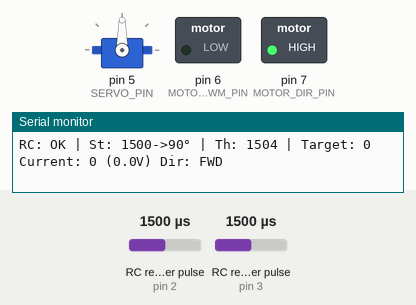
Recording of a sketch running on a simulated Arduino Uno, built with avr-gcc and run on an emulated ATmega328P. On the bench: servo, switched loads named in the sketch (green lamp = pin HIGH), the last lines printed to the serial monitor. Wiring (inferred from the names in the program): 2 × RC receiver channel: data pin 2 / data pin 3. Dashed ring = blinking. The test bench sets the inputs (shaded band); at power-on: RC receiver pulse (sensors on pin 3, pin 2) 1500 µs.

Above: at 1.2 s.
1.3 s: RC receiver pulse (sensor on pin 3) set to 1452 µs
2.8 s: RC receiver pulse (sensor on pin 3) set to 1435 µs
At 3.59 s:
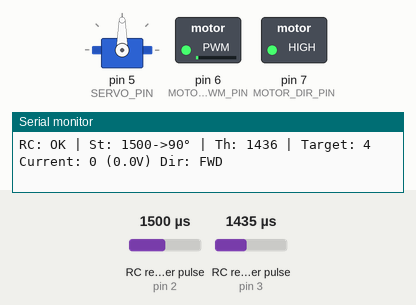
5.8 s: RC receiver pulse (sensor on pin 2) set to 1020 µs
At 6.03 s:
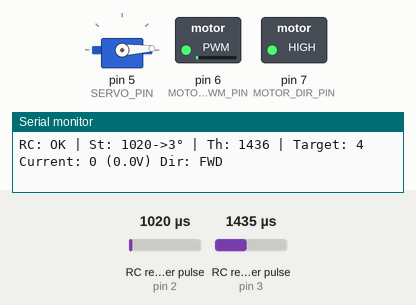
8.8 s: RC receiver pulse (sensor on pin 3) set to 1980 µs
10.8 s: RC receiver pulse (sensor on pin 2) set to 1250 µs
At 11.1 s:
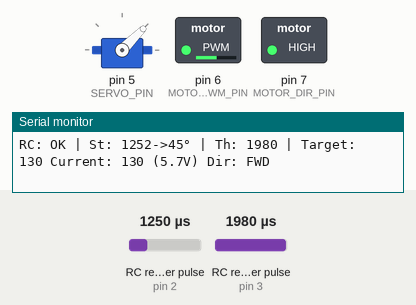
12.3 s: RC receiver pulse (sensor on pin 2) set to 1500 µs
At 13.5 s:
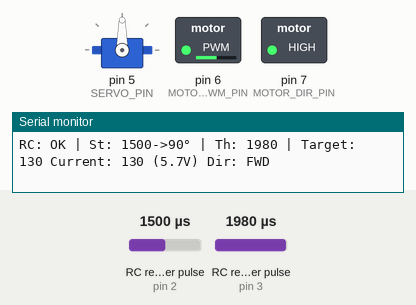
Timing chart, 0 to 15.5 s (numbered marks = the images above; inputs shaded):
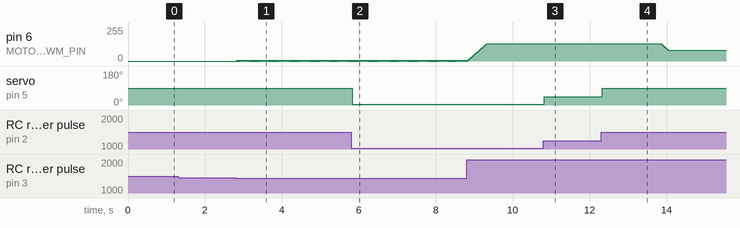

The sketch:

motor_control.ino
```cpp
// Improved RC Car Controller with Current Protection and Motor Ramping
// Added soft start, direction change delays, and current limiting features

#include <Servo.h>

// Pin connections
#define STEERING_INPUT_PIN 2
#define THROTTLE_INPUT_PIN 3
#define SERVO_PIN 5
#define MOTOR_PWM_PIN 6
#define MOTOR_DIR_PIN 7

// Motor protection settings
#define BATTERY_VOLTAGE 11.1
#define MAX_MOTOR_VOLTAGE 6.0
#define MAX_PWM_VALUE (int)(255 * MAX_MOTOR_VOLTAGE / BATTERY_VOLTAGE) // ~184

// New protection parameters
#define MOTOR_RAMP_RATE 5      // PWM units per loop (slower = gentler on fuse)
#define DIRECTION_CHANGE_DELAY 100  // ms delay when changing direction
#define MIN_THROTTLE_CHANGE 10      // Minimum change before updating motor
#define MOTOR_TIMEOUT 5000          // Max time at full power (ms)

// Variables
unsigned long start_time_steering, start_time_throttle;
int steering_pulse, throttle_pulse;
int current_motor_speed = 0;    // Current actual motor speed
int target_motor_speed = 0;     // Target speed from RC
bool current_motor_forward = true;
bool target_motor_forward = true;
bool rc_signal_detected = false;
unsigned long last_direction_change = 0;
unsigned long motor_start_time = 0;
unsigned long last_update = 0;
int last_throttle_pulse = 1500;

Servo steeringServo;
int servo_angle = 90;

void setup() {
  Serial.begin(115200);

  // Set pins
  pinMode(STEERING_INPUT_PIN, INPUT);
  pinMode(THROTTLE_INPUT_PIN, INPUT);

  steeringServo.attach(SERVO_PIN);
  pinMode(MOTOR_PWM_PIN, OUTPUT);
  pinMode(MOTOR_DIR_PIN, OUTPUT);

  // Initialize to safe state
  steeringServo.write(90);
  analogWrite(MOTOR_PWM_PIN, 0);
  digitalWrite(MOTOR_DIR_PIN, HIGH);

  // Setup interrupts
  attachInterrupt(digitalPinToInterrupt(STEERING_INPUT_PIN), read_steering, CHANGE);
  attachInterrupt(digitalPinToInterrupt(THROTTLE_INPUT_PIN), read_throttle, CHANGE);

  Serial.println("RC Car Started - Protected Mode with Motor Ramping!");
  Serial.print("Max PWM: "); Serial.print(MAX_PWM_VALUE);
  Serial.print(" Ramp Rate: "); Serial.println(MOTOR_RAMP_RATE);

  last_update = millis();
}

void loop() {
  unsigned long current_time = millis();

  // Only update every 20ms to allow for smooth ramping
  if (current_time - last_update < 20) {
    return;
  }
  last_update = current_time;

  // Check for valid RC signals
  if (steering_pulse >= 1000 && steering_pulse <= 2000 &&
      throttle_pulse >= 1000 && throttle_pulse <= 2000) {

    rc_signal_detected = true;

    // Process steering (unchanged)
    servo_angle = map(steering_pulse, 1000, 2000, 0, 180);
    servo_angle = constrain(servo_angle, 0, 180);

    // Process throttle with improved logic
    processThrottle();

  } else {
    // No valid RC signal - safe mode
    rc_signal_detected = false;
    servo_angle = 90;
    target_motor_speed = 0;
    target_motor_forward = true;
  }

  // Apply motor ramping for smooth acceleration
  applyMotorRamping();

  // Control outputs
  steeringServo.write(servo_angle);
  controlMotor(current_motor_speed, current_motor_forward);

  // Debug output
  if (current_time % 200 < 20) { // Print every 200ms
    printDebugInfo();
  }
}

void processThrottle() {
  // Only process if throttle changed significantly
  if (abs(throttle_pulse - last_throttle_pulse) < MIN_THROTTLE_CHANGE) {
    return;
  }
  last_throttle_pulse = throttle_pulse;

  if (throttle_pulse > 1550) {
    // Forward direction
    target_motor_forward = true;
    target_motor_speed = map(throttle_pulse, 1550, 2000, 0, MAX_PWM_VALUE);
  } else if (throttle_pulse < 1450) {
    // Backward direction
    target_motor_forward = false;
    target_motor_speed = map(throttle_pulse, 1450, 1000, 0, MAX_PWM_VALUE);
  } else {
    // Deadband - stop motor
    target_motor_speed = 0;
  }

  target_motor_speed = constrain(target_motor_speed, 0, MAX_PWM_VALUE);
}

void applyMotorRamping() {
  unsigned long current_time = millis();

  // Check for direction change
  if (current_motor_speed > 0 && target_motor_forward != current_motor_forward) {
    // Direction change requested - first stop the motor
    if (current_time - last_direction_change > DIRECTION_CHANGE_DELAY) {
      if (current_motor_speed > 0) {
        // Still slowing down
        current_motor_speed = max(0, current_motor_speed - MOTOR_RAMP_RATE * 2); // Brake faster
        return;
      } else {
        // Stopped - now change direction
        current_motor_forward = target_motor_forward;
        last_direction_change = current_time;
      }
    } else {
      return; // Wait for direction change delay
    }
  }

  // Normal ramping
  if (current_motor_speed < target_motor_speed) {
    // Accelerating
    current_motor_speed = min(target_motor_speed, current_motor_speed + MOTOR_RAMP_RATE);
    if (current_motor_speed == MOTOR_RAMP_RATE) {
      motor_start_time = current_time; // Mark start of acceleration
    }
  } else if (current_motor_speed > target_motor_speed) {
    // Decelerating
    current_motor_speed = max(target_motor_speed, current_motor_speed - MOTOR_RAMP_RATE);
  }

  // Safety timeout - reduce power after extended full throttle
  if (current_motor_speed >= MAX_PWM_VALUE * 0.8 &&
      current_time - motor_start_time > MOTOR_TIMEOUT) {
    Serial.println("Motor timeout - reducing power for thermal protection");
    target_motor_speed = MAX_PWM_VALUE * 0.6; // Reduce to 60%
    motor_start_time = current_time; // Reset timer
  }
}

void controlMotor(int speed, bool forward) {
  // Ensure speed doesn't exceed safe limits
  speed = constrain(speed, 0, MAX_PWM_VALUE);

  // Set direction
  digitalWrite(MOTOR_DIR_PIN, forward ? HIGH : LOW);

  // Set speed using PWM
  analogWrite(MOTOR_PWM_PIN, speed);
}

void printDebugInfo() {
  float effective_voltage = (float)current_motor_speed / 255 * BATTERY_VOLTAGE;

  Serial.print("RC: "); Serial.print(rc_signal_detected ? "OK" : "LOST");
  Serial.print(" | St: "); Serial.print(steering_pulse);
  Serial.print("->"); Serial.print(servo_angle); Serial.print("°");
  Serial.print(" | Th: "); Serial.print(throttle_pulse);
  Serial.print(" | Target: "); Serial.print(target_motor_speed);
  Serial.print(" Current: "); Serial.print(current_motor_speed);
  Serial.print(" ("); Serial.print(effective_voltage, 1); Serial.print("V)");
  Serial.print(" Dir: "); Serial.println(current_motor_forward ? "FWD" : "REV");
}

// Interrupt handlers (unchanged)
void read_steering() {
  if (digitalRead(STEERING_INPUT_PIN) == HIGH) {
    start_time_steering = micros();
  } else {
    steering_pulse = micros() - start_time_steering;
  }
}

void read_throttle() {
  if (digitalRead(THROTTLE_INPUT_PIN) == HIGH) {
    start_time_throttle = micros();
  } else {
    throttle_pulse = micros() - start_time_throttle;
  }
}
```

Measured:
- the behaviour switches between 1445 and 1444 µs on RC receiver pulse (sensor on pin 3) (found by bisection; images 0 and 1)
- after the input at 2.8 s, pin 6 (MOTOR_PWM_PIN): alternates 4/255 for 0.02 s and 0/255 for 0.02 s, starting at once
- after the input at 5.8 s, servo on pin 5 (SERVO_PIN): 90° → 3° at once
- after the input at 10.8 s, servo on pin 5 (SERVO_PIN): 3° → 45° at once
- after the input at 12.3 s, servo on pin 5 (SERVO_PIN): 45° → 90° at once
